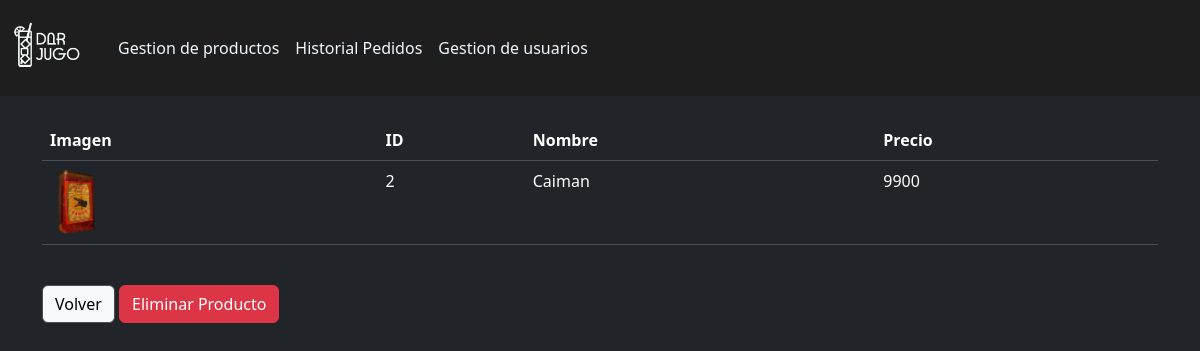
Screenshot of /eliminarproducto/2/ (signed in) with the database file from the repository.
### aplicacion/models.py (models this page shows, shortened)
class Producto(models.Model):
    TIPOS_DE_ALCOHOL = [
        ('Destilado', 'Destilado'),
        ('Licor', 'Licor'),
        ('Cerveza', 'Cerveza'),
        ('Whisky', 'Whisky'),
        ('Vino', 'Vino'),
        ('Espumante', 'Espumante'),
    ]
    id=models.AutoField(primary_key=True)
    nombre=models.CharField(max_length=50, null=False)
    precio=models.IntegerField(null=False)
    descripcion=models.CharField(max_length=500)
    imagen=models.ImageField(upload_to='productos',null=False)
    tipo = models.CharField(max_length=20, choices=TIPOS_DE_ALCOHOL, default='destilado')

### aplicacion/views.py (the view)
# urls.py: path('eliminarproducto/<id>/',eliminarproducto,name='eliminarproducto'),
@staff_required
def eliminarproducto(request,id):
    producto=get_object_or_404(Producto,id=id)
    if request.method=="POST":
        remove(path.join(str(settings.MEDIA_ROOT).replace('/media',''))+producto.imagen.url)
        producto.delete()
        return redirect(to='gestion_prod')
    datos={
        "producto":producto
    }
    return render(request,'aplicacion/eliminarproducto.html',datos)

### aplicacion/decoradores.py (called while the page is built)
def staff_required(view_func):
    @wraps(view_func)
    def _wrapped_view(request, *args, **kwargs):
        if not request.user.is_authenticated or not request.user.is_staff:
            return redirect('index')  # Redirigir al índice
        return view_func(request, *args, **kwargs)
    return _wrapped_view

### aplicacion/templates/aplicacion/eliminarproducto.html (shortened to what this page needs)
{% extends "aplicacion/base_admin.html" %}
{% load static %}
{% load crispy_forms_tags %}
{% block contenido %}
<div class="container mt-4">
    <table class="table">
        <thead>
            <tr>
                <th>Imagen</th>
                <th>ID</th>
                <th>Nombre</th>
                <th>Precio</th>
            </tr>
        </thead>
        <tbody>
            <tr>
                <td><img style="width: 50px;" src="{{ producto.imagen.url }}" alt="foto"></td>
                <td>{{ producto.id }}</td>
                <td>{{ producto.nombre }}</td>
                <td>{{ producto.precio }}</td>
            </tr>
        </tbody>
    </table>
</div>
<div class="container mt-4">
    <a href='{% url "gestion_prod" %}' role='button' class="btn btn-light border">Volver</a>
    <button type="button" class="btn btn-danger" data-bs-toggle="modal" data-bs-target="#myModal">
        Eliminar Producto
      </button>
</div>
{% endblock contenido %}

### aplicacion/static/aplicacion/css/style.css (style rules this page uses)
body { display: flex; flex-direction: column; min-height: 100vh; margin: 0; }

### rows the page displays
Producto: imagen (picture), id "2", nombre "Caiman", precio "9900"
